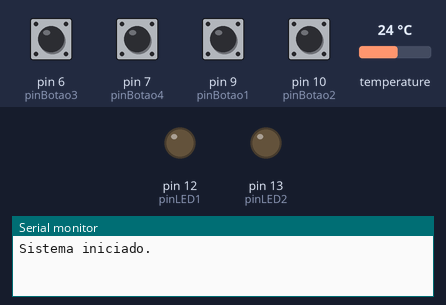
Bench run of a sketch on a simulated Arduino Uno, built with avr-gcc and run on an emulated ATmega328P. Shown: output pins drawn as LEDs (lit = HIGH), the last lines printed to the serial monitor. The inputs (shaded band) are chosen by the test bench; at power-on: pin 6 (pinBotao3), pin 7 (pinBotao4), pin 9 (pinBotao1), pin 10 (pinBotao2) LOW, temperature 24 °C.

Above: at 1.2 s.
1.3 s: pin 6 (pinBotao3) pulled HIGH for 1 s
At 2.7 s:
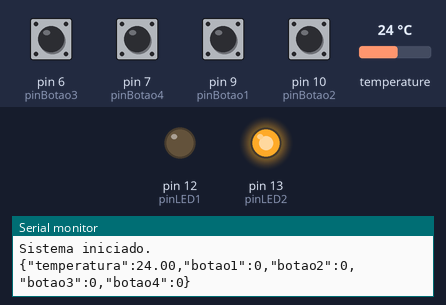
4.4 s: pin 9 (pinBotao1) pulled HIGH for 1 s
At 5.6 s:
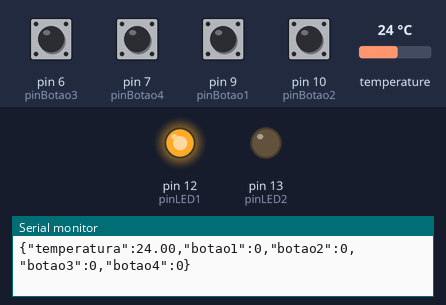
7.6 s: pin 6 (pinBotao3) driven HIGH and pin 9 (pinBotao1) driven HIGH
At 9.2 s:
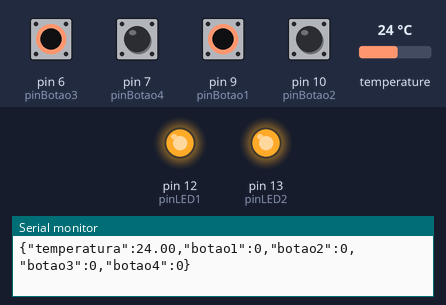
9.7 s: pin 6 (pinBotao3) driven LOW
At 10.8 s:
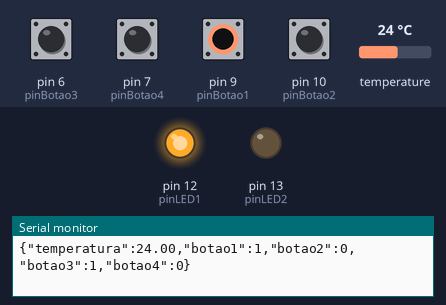
11.9 s: pin 6 (pinBotao3) driven HIGH
At 13.6 s:
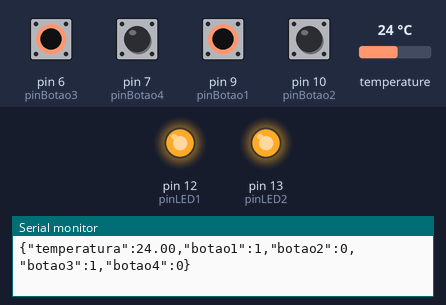
Timing chart, 0 to 15.0 s (numbered marks = the images above; inputs shaded):
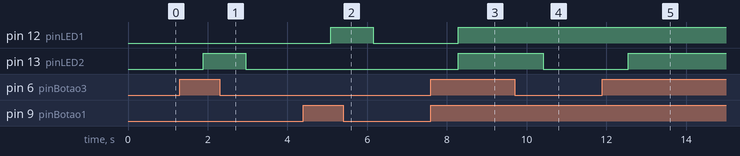

Measured:
- after the input at 1.3 s, pin 13 (pinLED2): LOW → HIGH after 0.58 s, → LOW 1.1 s later
- after the input at 4.4 s, pin 12 (pinLED1): LOW → HIGH after 0.68 s, → LOW 1.1 s later
- after the input at 7.6 s, pin 12 (pinLED1), pin 13 (pinLED2): LOW → HIGH after 0.68 s
- after the input at 9.7 s, pin 13 (pinLED2): HIGH → LOW after 0.71 s
- after the input at 11.9 s, pin 13 (pinLED2): LOW → HIGH after 0.65 s

The sketch:

circuito_botoes_leds_ds18b20.ino
```cpp
/*
  ============================================================
  Projeto: 4 Botões + 2 LEDs + Sensor de Temperatura DS18B20
  Placa: Arduino UNO
  ============================================================

  LIGAÇÕES (conforme identificado no diagrama):
    Botão 1  -> pino digital 9   (resistor pull-down para GND)
    Botão 2  -> pino digital 10  (resistor pull-down para GND)
    Botão 3  -> pino digital 6   (resistor pull-down para GND)
    Botão 4  -> pino digital 7   (resistor pull-down para GND)
    LED 1    -> pino digital 12  (com resistor em série)
    LED 2    -> pino digital 13  (com resistor em série)
    DS18B20  -> pino digital 11  (dados, com resistor pull-up
                                   de ~4,7kΩ entre o fio de dados e o 5V)

  ATENÇÃO: se algum botão/LED responder "trocado" quando você
  testar, é só ajustar o número do pino correspondente aqui embaixo.

  Biblioteca necessária (instalar pelo Gerenciador de Bibliotecas
  da IDE do Arduino):
    - OneWire (por Paul Stoffregen)
    - DallasTemperature (por Miles Burton)
  ============================================================
*/

#include <OneWire.h>
#include <DallasTemperature.h>

// ---------------- Pinos ----------------
const int pinBotao1  = 9;
const int pinBotao2  = 10;
const int pinBotao3  = 6;
const int pinBotao4  = 7;

const int pinLED1    = 12;
const int pinLED2    = 13;

const int pinDS18B20 = 11;

// ---------------- Sensor DS18B20 ----------------
OneWire oneWire(pinDS18B20);
DallasTemperature sensores(&oneWire);

// Intervalo entre leituras de temperatura (ms)
const unsigned long INTERVALO_LEITURA = 1000;
unsigned long ultimaLeitura = 0;

void setup() {
  Serial.begin(9600);

  pinMode(pinBotao1, INPUT);
  pinMode(pinBotao2, INPUT);
  pinMode(pinBotao3, INPUT);
  pinMode(pinBotao4, INPUT);

  pinMode(pinLED1, OUTPUT);
  pinMode(pinLED2, OUTPUT);

  sensores.begin();

  Serial.println(F("Sistema iniciado."));
}

void loop() {
  // ---- Leitura dos botões ----
  // Como os botões usam resistor pull-down: parado = LOW, pressionado = HIGH
  bool botao1Pressionado = digitalRead(pinBotao1) == HIGH;
  bool botao2Pressionado = digitalRead(pinBotao2) == HIGH;
  bool botao3Pressionado = digitalRead(pinBotao3) == HIGH;
  bool botao4Pressionado = digitalRead(pinBotao4) == HIGH;

  // ---- Lógica simples de exemplo ----
  // LED 1 acende se o Botão 1 OU o Botão 2 forem pressionados
  digitalWrite(pinLED1, (botao1Pressionado || botao2Pressionado) ? HIGH : LOW);

  // LED 2 acende se o Botão 3 OU o Botão 4 forem pressionados
  digitalWrite(pinLED2, (botao3Pressionado || botao4Pressionado) ? HIGH : LOW);

  // ---- Leitura periódica da temperatura ----
  unsigned long agora = millis();
  if (agora - ultimaLeitura >= INTERVALO_LEITURA) {
    ultimaLeitura = agora;

    sensores.requestTemperatures();
    float temperaturaC = sensores.getTempCByIndex(0);

    if (temperaturaC == DEVICE_DISCONNECTED_C) {
      Serial.println(F("{\"erro\":\"DS18B20 nao encontrado\"}"));
    } else {
      // Uma linha em JSON por leitura -> facil de ler no navegador
      // com a Web Serial API (JSON.parse de cada linha).
      Serial.print(F("{\"temperatura\":"));
      Serial.print(temperaturaC);
      Serial.print(F(",\"botao1\":")); Serial.print(botao1Pressionado);
      Serial.print(F(",\"botao2\":")); Serial.print(botao2Pressionado);
      Serial.print(F(",\"botao3\":")); Serial.print(botao3Pressionado);
      Serial.print(F(",\"botao4\":")); Serial.print(botao4Pressionado);
      Serial.println(F("}"));
    }
  }

  delay(100);
}
```
